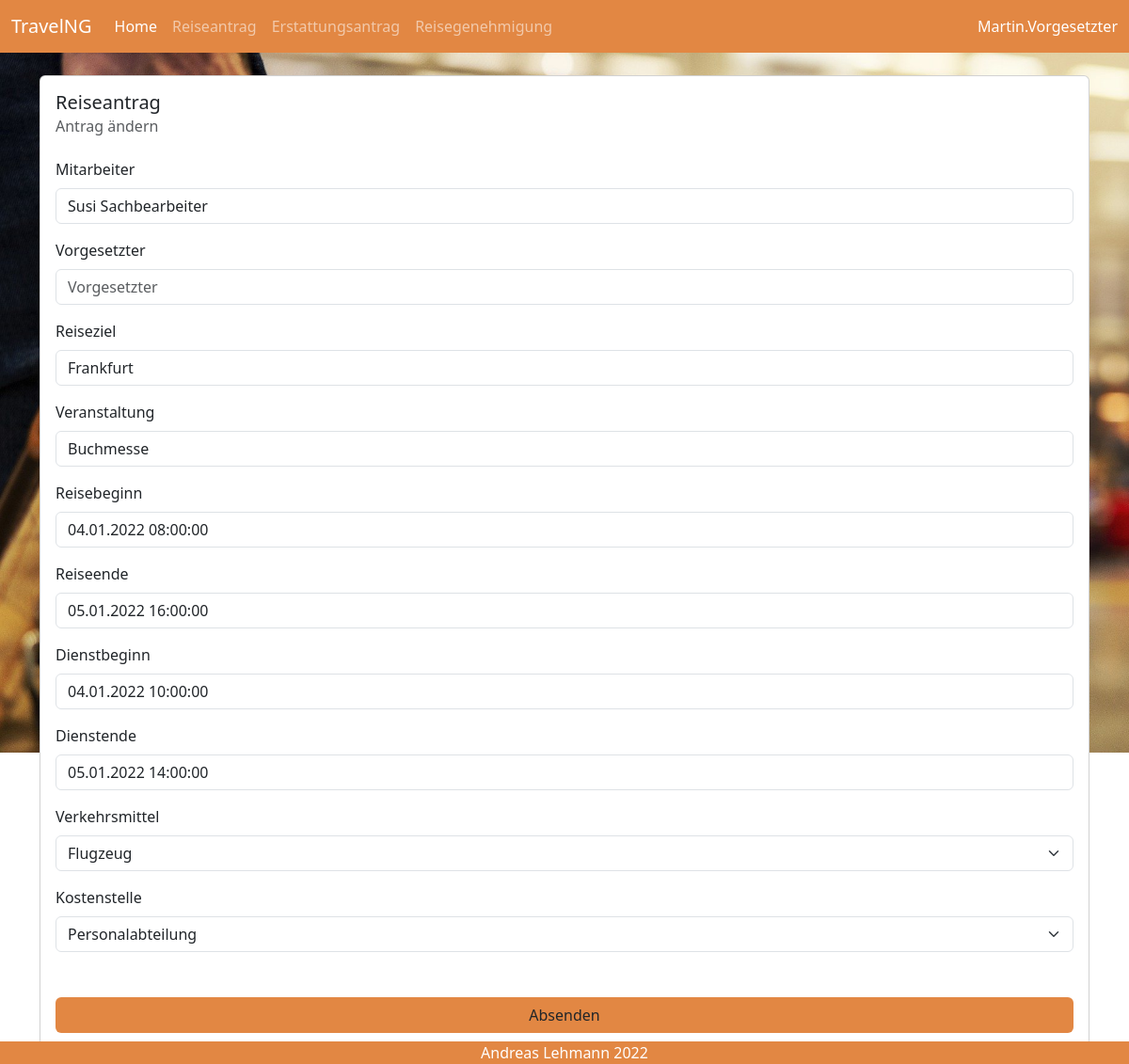
The app's page /Request/Edit/47 (signed in) with its own data.
### travel/models.py (models this page shows, shortened)
class TravelRequest(models.Model):
    STATUS_CHOICES = [('In Bearbeitung', 'In Bearbeitung'),
                      ('Genehmigt', 'Genehmigt'),
                      ]
    username = models.CharField(max_length=50, null=True, blank=False)
    employee = models.CharField(max_length=50, null=True, blank=False)
    supervisor = models.CharField(max_length=50, null=True, blank=False)
    destination = models.CharField(max_length=50, blank=False)
    event = models.CharField(max_length=50, blank=False)
    journey_start = models.DateTimeField(default='01.01.2022 08:00', blank=False)
    journey_end = models.DateTimeField(default='01.01.2022 08:00', blank=False)
    event_start = models.DateTimeField(default='01.01.2022 08:00', blank=False)
    event_end = models.DateTimeField(default='01.01.2022 08:00', blank=False)
    transport = models.ForeignKey(Transport, on_delete=models.SET_NULL, null=True, blank=False)
    cost_center = models.ForeignKey(CostCenter, on_delete=models.SET_NULL, null=True, blank=False)
    status = models.CharField(default='In Bearbeitung', max_length=30, choices=STATUS_CHOICES)
    class Meta:
        permissions = [
            (
                'is_supervisor', 'can access auth page'
            )
        ]

### travel/views.py (the view, shortened to what this page needs)
# urls.py: re_path(r'^Request/Edit/(?P<pk>[0-9]+)/?$', travel.views.travel_request_details,
@login_required
def travel_request_details(request, pk=None, delete_id=None):
    if delete_id is not None:
        tr = TravelRequest.objects.get(id=delete_id)
        tr.delete()
        messages.success(request, 'Gelöscht')
        return HttpResponseRedirect(reverse('home'))
    else:
        tr = get_object_or_404(TravelRequest, pk=pk)
        page_title = 'Reiseantrag'
        sub_title = 'Antrag ändern'
    if request.method == 'POST':
        form = RequestForm(request.POST, instance=tr)
        if form.is_valid():
            form.save()
            messages.success(request, 'Gespeichert')
            return HttpResponseRedirect(reverse('home'))
        else:
            messages.error(request, 'Bitte Fehler korrigieren')
    else:
        form = RequestForm(instance=tr)
    return render(request, 'travel/travelForm.html',
                  {'page_title': page_title, 'sub_title': sub_title, 'form': form})

### travel/forms.py
class RequestForm(ModelForm):
    class Meta:
        model = TravelRequest
        labels = {
            'employee': 'Mitarbeiter',
            'supervisor': 'Vorgesetzter',
            'destination': 'Reiseziel',
            'event': 'Veranstaltung',
            'cost_center': 'Kostenstelle',
            'journey_start': 'Reisebeginn',
            'journey_end': 'Reiseende',
            'event_start': 'Dienstbeginn',
            'event_end': 'Dienstende',
            'transport': 'Verkehrsmittel'
        }
        exclude = ['username', 'status']
        widgets = {
            'employee': TextInput(attrs={'readonly': 'readonly'}),
            'supervisor': TextInput(attrs={'readonly': 'readonly'}),
        }

### travel/models.py (called while the page is built)
    def __str__(self):
        return f'{self.department}'

    def __str__(self):
        return f'{self.vehicle}'

### templates/travel/travelForm.html (shortened to what this page needs)
{% extends 'travel/base.html' %}
{% load bootstrap5 bootstrap_icons %}
{% block content %}
    <div class="container">
        <div class="card" style="width: 100%;">
            <div class="card-body">
                <h5 class="card-title">{{ page_title }}</h5>
                <h6 class="card-subtitle mb-2 text-muted">{{ sub_title }}</h6>
                <form action="" enctype="multipart/form-data" method="post" class="form-horizontal mt-4">
                    {% bootstrap_form form layout='horizontal' %}
                    <div class="d-grid gap-2 mx-auto mt-5">
                        <button type="submit" class="btn" style="background-color: #e28743;">Absenden</button>
                    </div>
                </form>
            </div>
        </div>
    </div>
{% endblock %}

### templates/travel/base.html (shortened to what this page needs)
{% load bootstrap5 bootstrap_icons %}
{% bootstrap_css %}
{% load static %}
<link rel="stylesheet" href="{% static 'bootstrap_icons/css/bootstrap_icons.css' %}">
<!DOCTYPE html>
<html lang="en">
<head>
</head>
<body>
<div class="bg-image" style="background-image: url('{% static 'travel-g774051fb3_1920.jpg' %}');
        height: 100vh;
        background-size: cover;
        background-repeat: no-repeat;
        "
>
    {% block navigation %}
        <nav class="navbar navbar-expand-lg navbar-dark mb-4" style="background-color: #e28743;">
            <div class="container-fluid">
                <a class="navbar-brand" href="#">{% md_icon 'earth' %}TravelNG</a>
                <ul class="navbar-nav me-auto mb-2 mb-lg-0">
                    <li class="nav-item">
                        <a class="nav-link active" aria-current="page"
                           href="{% url 'home' %}">{% bs_icon 'house' %}Home</a>
                    </li>
                    <li class="nav-item">
                        <a class="nav-link"
                           href="{% url 'addTravelRequest' %}">{% bs_icon 'airplane' %}Reiseantrag</a>
                    </li>
                    <li class="nav-item">
                        <a class="nav-link"
                           href="{% url 'travelInvoice' %}">{% bs_icon 'bank' %}Erstattungsantrag</a>
                    </li>
                    {% if perms.travel.is_supervisor %}
                        <li class="nav-item">
                            <a class="nav-link"
                               href="{% url 'travelAuth' %}">{% bs_icon 'bag-check' %}Reisegenehmigung</a>
                        </li>
                    {% endif %}
                </ul>
                <a class="nav-link text-white" href="{% url 'logout' %}">{% bs_icon 'person' %}{{ user.username }}</a>
            </div>
        </nav>
    {% endblock %}
    {% block content %}{% endblock %}
</div>
</body>
{% block footer %}
    <div class="text-center text-white fixed-bottom" style="background-color: #e28743;">{% bs_icon 'c-circle' %}Andreas
        Lehmann 2022
    </div>
{% endblock %}
</html>

### records on screen
TravelRequest: employee "Susi Sachbearbeiter", destination "Frankfurt", event "Buchmesse", journey_start "04.01.2022 08:00:00", journey_end "05.01.2022 16:00:00", event_start "04.01.2022 10:00:00", event_end "05.01.2022 14:00:00", transport "Flugzeug", cost_center "Personalabteilung"

### other values on screen
{{ user.username }} "Martin.Vorgesetzter"
{{ page_title }} "Reiseantrag"
{{ sub_title }} "Antrag ändern"
